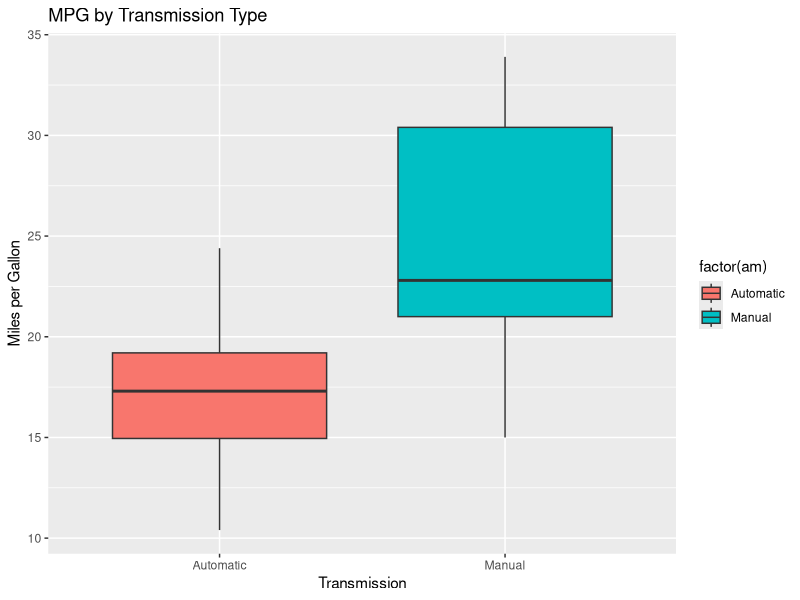

The R script that drew this image:
## ---- chunk 1
rm(list = ls())
library(dplyr)
library(ggplot2)

str(mtcars)
head(mtcars)
df <- select(mtcars, 1, 9)

mtcars$am <- as.factor(mtcars$am)
levels(mtcars$am) <- c("Automatic", "Manual")
## ---- chunk 2

ggplot(mtcars, aes(x=factor(am),y=mpg,fill=factor(am)))+
  geom_boxplot(notch=F)+
  scale_x_discrete("Transmission")+
  scale_y_continuous("Miles per Gallon")+
  ggtitle("MPG by Transmission Type")
## ---- chunk 3
autoData <- mtcars[mtcars$am == "Automatic",]
manualData <- mtcars[mtcars$am == "Manual",]
ttest <- t.test(autoData$mpg, manualData$mpg, alternative = "less", mu = 0)
ttest


autoData <- mtcars[mtcars$am == "Automatic",]
manualData <- mtcars[mtcars$am == "Manual",]
ttest <- t.test(autoData$mpg, manualData$mpg, alternative = "greater", mu = 0)
ttest



t.test(mpg~am, data = mtcars)

t.test(autoData$mpg, data = autoData)
t.test(manualData$mpg, data = manualData)


## ---- chunk 4
t.test(mpg~am, data = mtcars, alternative = "less")
